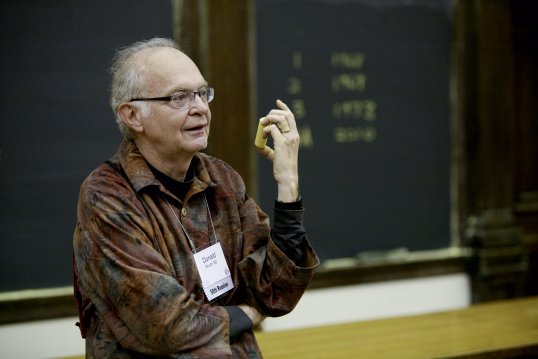
#> input picture donald-knuth.jpeg, 538 x 359 px
$ python pixel_manipulation_7.py
#> lines starting #> are read from the running program, lines starting #| are printed output that depends on the picture
import cv2 as cv

image = cv.imread('./donald-knuth.jpeg')
#> image is the input picture: shape (359, 538, 3); mean B, G, R 48.7, 61.6, 65

image[30:50, :] = (255, 0, 0)
image[100:150, 50:100] = (0, 0, 255)
image[:, 200:220] = (0, 255, 255)
image[150:300, 250:350] = (0, 255, 0)
image[300:400, 50:150] = (255, 255, 0)
image[250:350, 300:400] = (255, 255, 255)
image[70:100, 300:450] = (0, 0, 0)
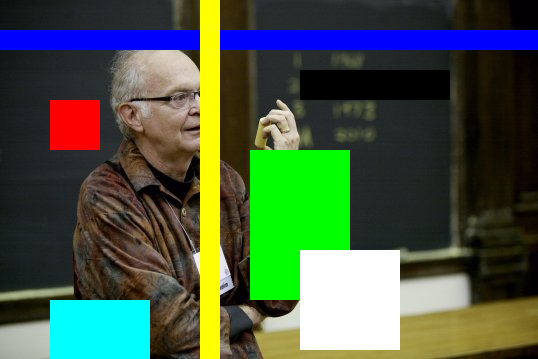
#> image: shape (359, 538, 3); mean B, G, R 67.4, 89.3, 71.1

cv.imshow('Changed Image', image)
cv.imwrite('./changed-image.jpeg', image)
cv.waitKey(0)
